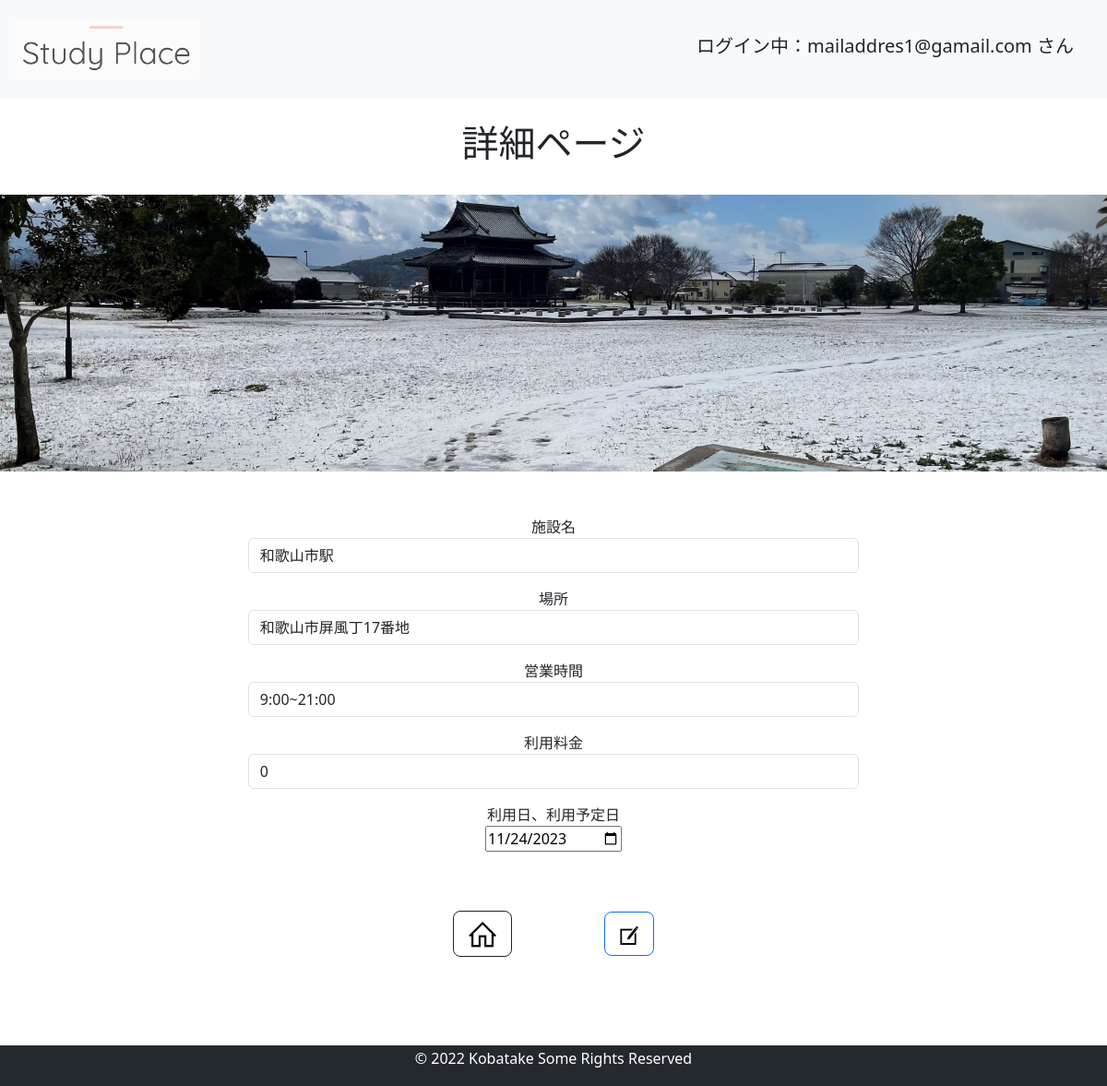
/update/1 (signed in), run on the app's committed database.
### app.py (models this page shows, shortened)
class User(UserMixin, db.Model):
    id = db.Column(db.Integer, primary_key=True)
    username = db.Column(db.String(50), nullable=False, unique=True)
    password = db.Column(db.String(12))
    posts = db.relationship('Post', backref='user', lazy=True)

class Post(db.Model):
    id = db.Column(db.Integer, primary_key=True)
    title = db.Column(db.String(30), nullable=False)
    detail = db.Column(db.String(200))
    due = db.Column(db.DateTime, nullable=False)
    place = db.Column(db.String(50), nullable=False)
    time = db.Column(db.String(30), nullable=False)
    money = db.Column(db.String(30), nullable=False)
    user_id = db.Column(db.Integer, db.ForeignKey('user.id'), nullable=False)  # 外部キー：ユーザー情報
    comments = db.relationship('Comment', backref='post', lazy=True, cascade='all, delete-orphan')

### app.py (the view, shortened to what this page needs)
@app.route('/update/<int:id>', methods=['GET', 'POST'])
@login_required
def update(id):
    post = Post.query.get(id)
    if post.user != current_user:
        abort(403, "投稿したアカウントでしか編集は行えません...ごめんね。")  # Forbidden
    if request.method == 'GET':
        return render_template('update.html', post=post)

### app.py (called while the page is built)
@Login_Manager.user_loader
def load_user(user_id):
    return User.query.get(int(user_id))

### templates/update.html
{%extends 'base.html' %}
{% block body %}
<br>
<h1><div style="text-align: center;">詳細ページ</dvi></h1>
<br>
<img src="/static/img/winter.jpg" style="width:100%">
<div style="text-align: center;">
<form class="m-5" action="/update/{{ post.id }}" method="POST">
    <div class="form-group pb-3">
        <label for="title">施設名</label>
        <input type="text" class="form-control" name="title" style="width: 60%; margin: auto;" value="{{ post.title }}">
    </div>
    <div class="form-group pb-3">
        <label for="place">場所</label>
        <input type="text" class="form-control" name="place" style="width: 60%; margin: auto;" value="{{ post.place }}">
    </div>
    <div class="form-group pb-3">
        <label for="time">営業時間</label>
        <input type="text" class="form-control" name="time" style="width: 60%; margin: auto;" value="{{ post.time }}">
    </div>
    <div class="form-group pb-3">
        <label for="money">利用料金</label>
        <input type="text" class="form-control" name="money" style="width: 60%; margin: auto;" value="{{ post.money }}">
    </div>
    <div class="form-group pb-3">
        <label for="due">利用日、利用予定日</label><br>
        <input type="date" name="due" value="{{ post.due.date() }}" required>
    </div>
    <a class="btn btn-outline-dark btn-lg m-5" href="/" role="button"><img src="/static/img/home.png" style="max-width: 30px; max-height: 30px;"></a>
    <button type="submit" class="btn btn-outline-primary btn-lg m-5"><img src="/static/img/update2.png" style="max-width: 20px; max-height: 20px;"></a>
</form>
</div>
{% endblock %}

### templates/base.html (shortened to what this page needs)
<!DOCTYPE html>
<html lang="en">
<head>
    <link rel="stylesheet" href="{{ url_for('static', filename='css/bootstrap.min.css') }}">
</head>
<body>
    <nav class="navbar navbar-light bg-light p-3">
        <a href="/">
          <img class="navbar-brand" href="/" src="{{ url_for('static', filename='img/StudyPlace.png') }}" style="max-width: 200px; max-height: 200px;">
        </a>
        {% if current_user.is_authenticated %}
          <h5 style="margin-right: 20px;">ログイン中：{{ current_user.username }} さん</h5>
        {% else %}
          <h5>ログアウト中：ゲストさん</h5>
        {% endif %}
    </nav>
    {% block body %}{% endblock %}
    <footer style="background-color: #24292e; color: #fff; font-size: 1.0rem; padding: 2px 5px; text-align: center;">
      <p>&copy; 2022 Kobatake Some Rights Reserved</p>
    </footer>
</body>
</html>

### data on the page
User: username "mailaddres1@gamail.com"
Post: title "和歌山市駅", place "和歌山市屏風丁17番地", time "9:00~21:00", money "0", due "11/24/2023"
